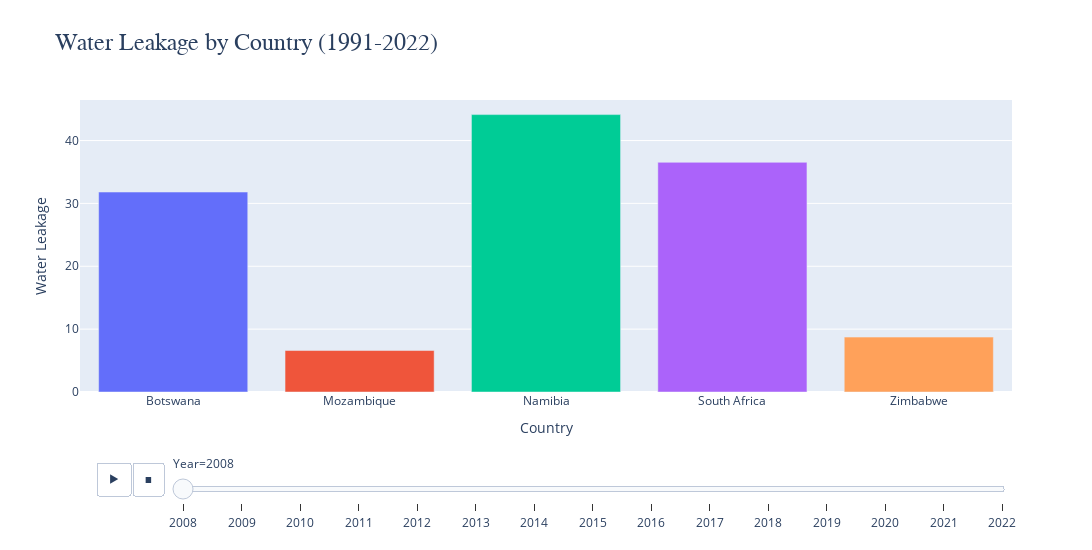

Notebook code cell kept with this figure:
### Code cell
# Load the data
data_long = pd.melt(data, id_vars=['Country Code', 'Country Name_x', 'Continent_x'],
                    var_name='Year', value_name='Water Leakage')

# Ensure 'Year' is a string
data_long['Year'] = data_long['Year'].astype(str)

# Filter data for specific countries
selected_countries = [
    'South Africa', 
    'Namibia', 
    'Botswana', 
    'Zimbabwe', 
    'Mozambique'
]

# Filter data to include only selected countries
filtered_data = data_long[data_long['Country Name_x'].isin(selected_countries)]

# Create the animated bar plot
fig2 = px.bar(
    filtered_data,
    x='Country Name_x',  # X-axis represents the countries
    y='Water Leakage',  # Y-axis represents water leakage values
    color='Country Name_x',  # Different colors for different countries
    animation_frame='Year',  # Animation over the years
    animation_group='Country Name_x',  # Group animation by country
    title='Water Leakage by Country (2008-2022)',
    labels={'Country Name_x': 'Country', 'Water Leakage': 'Water Leakage'},
)

# Customize layout with specified height and width
fig2.update_layout(
    xaxis_title='Country',
    yaxis_title='Water Leakage',
    title_font_size=24,
    title_font_family='Arial',
    showlegend=False,  # Hide the legend as colors represent countries already
    width=1250,  # Set the width of the plot
    height=550   # Set the height of the plot
)

# Show the plot
fig2.show()

### Figure 1 — Plotly figure (JSON) as saved in the notebook; plotly's stock layout.template omitted (floating-point values rounded to 4 significant figures)
{"data": [{"alignmentgroup": "True", "hovertemplate": "Country=%{x}<br>Year=2008<br>Water Leakage=%{y}<extra></extra>", "ids": ["Botswana"], "legendgroup": "Botswana", "marker": {"color": "#636efa", "pattern": {"shape": ""}}, "name": "Botswana", "offsetgroup": "Botswana", "orientation": "v", "showlegend": true, "textposition": "auto", "type": "bar", "x": ["Botswana"], "xaxis": "x", "y": [31.81], "yaxis": "y"}, {"alignmentgroup": "True", "hovertemplate": "Country=%{x}<br>Year=2008<br>Water Leakage=%{y}<extra></extra>", "ids": ["Mozambique"], "legendgroup": "Mozambique", "marker": {"color": "#EF553B", "pattern": {"shape": ""}}, "name": "Mozambique", "offsetgroup": "Mozambique", "orientation": "v", "showlegend": true, "textposition": "auto", "type": "bar", "x": ["Mozambique"], "xaxis": "x", "y": [6.598], "yaxis": "y"}, {"alignmentgroup": "True", "hovertemplate": "Country=%{x}<br>Year=2008<br>Water Leakage=%{y}<extra></extra>", "ids": ["Namibia"], "legendgroup": "Namibia", "marker": {"color": "#00cc96", "pattern": {"shape": ""}}, "name": "Namibia", "offsetgroup": "Namibia", "orientation": "v", "showlegend": true, "textposition": "auto", "type": "bar", "x": ["Namibia"], "xaxis": "x", "y": [44.13], "yaxis": "y"}, {"alignmentgroup": "True", "hovertemplate": "Country=%{x}<br>Year=2008<br>Water Leakage=%{y}<extra></extra>", "ids": ["South Africa"], "legendgroup": "South Africa", "marker": {"color": "#ab63fa", "pattern": {"shape": ""}}, "name": "South Africa", "offsetgroup": "South Africa", "orientation": "v", "showlegend": true, "textposition": "auto", "type": "bar", "x": ["South Africa"], "xaxis": "x", "y": [36.54], "yaxis": "y"}, {"alignmentgroup": "True", "hovertemplate": "Country=%{x}<br>Year=2008<br>Water Leakage=%{y}<extra></extra>", "ids": ["Zimbabwe"], "legendgroup": "Zimbabwe", "marker": {"color": "#FFA15A", "pattern": {"shape": ""}}, "name": "Zimbabwe", "offsetgroup": "Zimbabwe", "orientation": "v", "showlegend": true, "textposition": "auto", "type": "bar", "x": ["Zimbabwe"], "xaxis": "x", "y": [8.733], "yaxis": "y"}], "layout": {"barmode": "relative", "height": 550, "legend": {"title": {"text": "Country"}, "tracegroupgap": 0}, "showlegend": false, "sliders": [{"active": 0, "currentvalue": {"prefix": "Year="}, "len": 0.9, "pad": {"b": 10, "t": 60}, "steps": [{"args": [["2008"], {"frame": {"duration": 0, "redraw": true}, "fromcurrent": true, "mode": "immediate", "transition": {"duration": 0, "easing": "linear"}}], "label": "2008", "method": "animate"}, {"args": [["2009"], {"frame": {"duration": 0, "redraw": true}, "fromcurrent": true, "mode": "immediate", "transition": {"duration": 0, "easing": "linear"}}], "label": "2009", "method": "animate"}, {"args": [["2010"], {"frame": {"duration": 0, "redraw": true}, "fromcurrent": true, "mode": "immediate", "transition": {"duration": 0, "easing": "linear"}}], "label": "2010", "method": "animate"}, {"args": [["2011"], {"frame": {"duration": 0, "redraw": true}, "fromcurrent": true, "mode": "immediate", "transition": {"duration": 0, "easing": "linear"}}], "label": "2011", "method": "animate"}, {"args": [["2012"], {"frame": {"duration": 0, "redraw": true}, "fromcurrent": true, "mode": "immediate", "transition": {"duration": 0, "easing": "linear"}}], "label": "2012", "method": "animate"}, {"args": [["2013"], {"frame": {"duration": 0, "redraw": true}, "fromcurrent": true, "mode": "immediate", "transition": {"duration": 0, "easing": "linear"}}], "label": "2013", "method": "animate"}, {"args": [["2014"], {"frame": {"duration": 0, "redraw": true}, "fromcurrent": true, "mode": "immediate", "transition": {"duration": 0, "easing": "linear"}}], "label": "2014", "method": "animate"}, {"args": [["2015"], {"frame": {"duration": 0, "redraw": true}, "fromcurrent": true, "mode": "immediate", "transition": {"duration": 0, "easing": "linear"}}], "label": "2015", "method": "animate"}, {"args": [["2016"], {"frame": {"duration": 0, "redraw": true}, "fromcurrent": true, "mode": "immediate", "transition": {"duration": 0, "easing": "linear"}}], "label": "2016", "method": "animate"}, {"args": [["2017"], {"frame": {"duration": 0, "redraw": true}, "fromcurrent": true, "mode": "immediate", "transition": {"duration": 0, "easing": "linear"}}], "label": "2017", "method": "animate"}, {"args": [["2018"], {"frame": {"duration": 0, "redraw": true}, "fromcurrent": true, "mode": "immediate", "transition": {"duration": 0, "easing": "linear"}}], "label": "2018", "method": "animate"}, {"args": [["2019"], {"frame": {"duration": 0, "redraw": true}, "fromcurrent": true, "mode": "immediate", "transition": {"duration": 0, "easing": "linear"}}], "label": "2019", "method": "animate"}, {"args": [["2020"], {"frame": {"duration": 0, "redraw": true}, "fromcurrent": true, "mode": "immediate", "transition": {"duration": 0, "easing": "linear"}}], "label": "2020", "method": "animate"}, {"args": [["2021"], {"frame": {"duration": 0, "redraw": true}, "fromcurrent": true, "mode": "immediate", "transition": {"duration": 0, "easing": "linear"}}], "label": "2021", "method": "animate"}, {"args": [["2022"], {"frame": {"duration": 0, "redraw": true}, "fromcurrent": true, "mode": "immediate", "transition": {"duration": 0, "easing": "linear"}}], "label": "2022", "method": "animate"}], "x": 0.1, "xanchor": "left", "y": 0, "yanchor": "top"}], "title": {"font": {"family": "Arial", "size": 24}, "text": "Water Leakage by Country (1991-2022)"}, "updatemenus": [{"buttons": [{"args": [null, {"frame": {"duration": 500, "redraw": true}, "fromcurrent": true, "mode": "immediate", "transition": {"duration": 500, "easing": "linear"}}], "label": "&#9654;", "method": "animate"}, {"args": [[null], {"frame": {"duration": 0, "redraw": true}, "fromcurrent": true, "mode": "immediate", "transition": {"duration": 0, "easing": "linear"}}], "label": "&#9724;", "method": "animate"}], "direction": "left", "pad": {"r": 10, "t": 70}, "showactive": false, "type": "buttons", "x": 0.1, "xanchor": "right", "y": 0, "yanchor": "top"}], "width": 1250, "xaxis": {"anchor": "y", "categoryarray": ["Botswana", "Mozambique", "Namibia", "South Africa", "Zimbabwe"], "categoryorder": "array", "domain": [0, 1], "title": {"text": "Country"}}, "yaxis": {"anchor": "x", "domain": [0, 1], "title": {"text": "Water Leakage"}}}}
